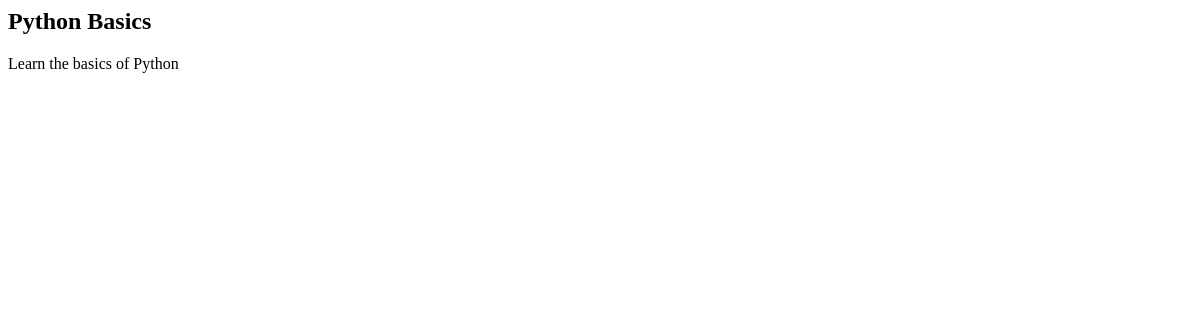
Before: /courses/ with the older database file.
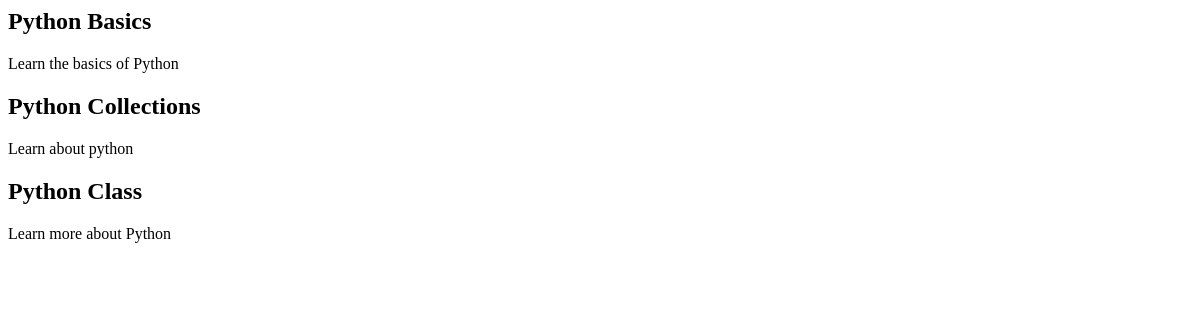
After: the same page with the newer database file.
### courses/models.py (models this page shows, shortened)
class Course(models.Model):
    created_at = models.DateTimeField(auto_now_add=True)
    title = models.CharField(max_length=255)
    description = models.TextField()

### courses/views.py (the view)
def course_list(request):
    courses = Course.objects.all()
    return render(request, 'courses/course_list.html', {'courses_list': courses})

### courses/templates/courses/course_list.html
{% for course in courses_list %}
    <h2>{{ course.title }}</h2>
    {{ course.description }}
{% endfor %}

Changed rows visible on the page:
added Course: title "Python Collections", description "Learn about python"
added Course: title "Python Class", description "Learn more about Python"
